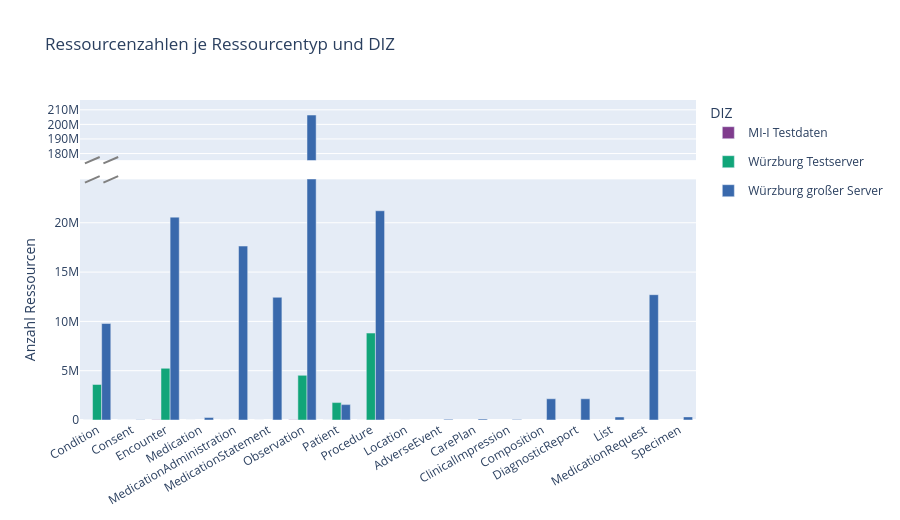

Here is the notebook cell this chart was saved with:
### Markdown cell above
### 1a. Ressourcenzahlen je Ressourcentyp

Anzahl Ressourcen je Typ und DIZ. Quelle: `01_summary.csv` → `total_resources`.

### Code cell
# ── 1a. Ressourcenzahlen pro DIZ ─────────────────────────────────────────
if not df_summary.empty:
    _vals = np.sort(df_summary["total_resources"].values.astype(float))
    _gaps = np.diff(_vals) / (_vals[:-1] + 1)
    _bi = int(np.argmax(_gaps))
    _needs_break = len(_gaps) > 0 and _gaps[_bi] > 2.0

    if _needs_break:
        _break_lo = _vals[_bi] * 1.15
        _break_hi = _vals[_bi + 1] * 0.85
        _y_max    = _vals[-1] * 1.05

        fig = make_subplots(
            rows=2, cols=1, shared_xaxes=True,
            vertical_spacing=0.06,
            row_heights=[0.2, 0.8]
        )
        for diz_name in LOADED_DIZ:
            sub = df_summary[df_summary["diz"] == diz_name]
            kw = dict(
                name=diz_name,
                x=sub["resource_type"].tolist(),
                y=sub["total_resources"].tolist(),
                marker_color=COLOR_MAP[diz_name],
                offsetgroup=diz_name,
            )
            fig.add_trace(go.Bar(**kw, showlegend=False, legendgroup=diz_name), row=1, col=1)
            fig.add_trace(go.Bar(**kw, showlegend=True,  legendgroup=diz_name), row=2, col=1)

        fig.update_yaxes(range=[_break_hi, _y_max], row=1, col=1)
        fig.update_yaxes(range=[0, _break_lo],      row=2, col=1, title_text="Anzahl Ressourcen")
        fig.update_xaxes(tickangle=-30)

        # Break-Markierungen an der Y-Achse (diagonale Linien)
        _avail    = 1.0 - 0.06
        _y_lo_top = 0.8 * _avail            # oberes Ende des unteren Panels
        _y_hi_bot = _y_lo_top + 0.06        # unteres Ende des oberen Panels
        _dw, _dh  = 0.012, 0.010
        for _yc in [_y_lo_top, _y_hi_bot]:
            for _xc in [0.02, 0.05]:
                fig.add_shape(
                    type="line", xref="paper", yref="paper",
                    x0=_xc - _dw, y0=_yc - _dh,
                    x1=_xc + _dw, y1=_yc + _dh,
                    line=dict(color="gray", width=2),
                )

        fig.update_layout(
            barmode="group", height=520, legend_title="DIZ",
            title_text="Ressourcenzahlen je Ressourcentyp und DIZ",
        )
    else:
        fig = px.bar(
            df_summary,
            x="resource_type", y="total_resources", color="diz",
            barmode="group", color_discrete_map=COLOR_MAP,
            title="Ressourcenzahlen je Ressourcentyp und DIZ",
            labels={"total_resources": "Anzahl Ressourcen", "resource_type": "Ressourcentyp", "diz": "DIZ"},
            height=450,
        )
        fig.update_layout(xaxis_tickangle=-30)

    fig.show()

### Figure 1 — Plotly figure (JSON) as saved in the notebook; plotly's stock layout.template omitted (floating-point values rounded to 4 significant figures)
{"data": [{"legendgroup": "MI-I Testdaten", "marker": {"color": "rgb(127, 60, 141)"}, "name": "MI-I Testdaten", "offsetgroup": "MI-I Testdaten", "showlegend": false, "x": ["Condition", "Consent", "Encounter", "Medication", "MedicationAdministration", "MedicationStatement", "Observation", "Patient", "Procedure"], "y": [12342, 9687, 24321, 242, 165, 3600, 19174, 12101, 47], "type": "bar", "xaxis": "x", "yaxis": "y"}, {"legendgroup": "MI-I Testdaten", "marker": {"color": "rgb(127, 60, 141)"}, "name": "MI-I Testdaten", "offsetgroup": "MI-I Testdaten", "showlegend": true, "x": ["Condition", "Consent", "Encounter", "Medication", "MedicationAdministration", "MedicationStatement", "Observation", "Patient", "Procedure"], "y": [12342, 9687, 24321, 242, 165, 3600, 19174, 12101, 47], "type": "bar", "xaxis": "x2", "yaxis": "y2"}, {"legendgroup": "Würzburg Testserver", "marker": {"color": "rgb(17, 165, 121)"}, "name": "Würzburg Testserver", "offsetgroup": "Würzburg Testserver", "showlegend": false, "x": ["Condition", "Consent", "Encounter", "Location", "Observation", "Patient", "Procedure"], "y": [3604536, 276, 5241441, 678, 4527727, 1766849, 8815632], "type": "bar", "xaxis": "x", "yaxis": "y"}, {"legendgroup": "Würzburg Testserver", "marker": {"color": "rgb(17, 165, 121)"}, "name": "Würzburg Testserver", "offsetgroup": "Würzburg Testserver", "showlegend": true, "x": ["Condition", "Consent", "Encounter", "Location", "Observation", "Patient", "Procedure"], "y": [3604536, 276, 5241441, 678, 4527727, 1766849, 8815632], "type": "bar", "xaxis": "x2", "yaxis": "y2"}, {"legendgroup": "Würzburg großer Server", "marker": {"color": "rgb(57, 105, 172)"}, "name": "Würzburg großer Server", "offsetgroup": "Würzburg großer Server", "showlegend": false, "x": ["AdverseEvent", "CarePlan", "ClinicalImpression", "Composition", "Condition", "Consent", "DiagnosticReport", "Encounter", "List", "Medication", "MedicationAdministration", "MedicationRequest", "MedicationStatement", "Observation", "Patient", "Procedure", "Specimen"], "y": [64364, 96105, 46000, 2151484, 9784085, 24846, 2151484, 20572603, 305510, 249766, 17639983, 12708968, 12442056, 206416835, 1559225, 21220198, 316335], "type": "bar", "xaxis": "x", "yaxis": "y"}, {"legendgroup": "Würzburg großer Server", "marker": {"color": "rgb(57, 105, 172)"}, "name": "Würzburg großer Server", "offsetgroup": "Würzburg großer Server", "showlegend": true, "x": ["AdverseEvent", "CarePlan", "ClinicalImpression", "Composition", "Condition", "Consent", "DiagnosticReport", "Encounter", "List", "Medication", "MedicationAdministration", "MedicationRequest", "MedicationStatement", "Observation", "Patient", "Procedure", "Specimen"], "y": [64364, 96105, 46000, 2151484, 9784085, 24846, 2151484, 20572603, 305510, 249766, 17639983, 12708968, 12442056, 206416835, 1559225, 21220198, 316335], "type": "bar", "xaxis": "x2", "yaxis": "y2"}], "layout": {"xaxis": {"anchor": "y", "domain": [0.0, 1.0], "matches": "x2", "showticklabels": false, "tickangle": -30}, "yaxis": {"anchor": "x", "domain": [0.812, 1.0], "range": [175500000.0, 216700000.0]}, "xaxis2": {"anchor": "y2", "domain": [0.0, 1.0], "tickangle": -30}, "yaxis2": {"anchor": "x2", "domain": [0.0, 0.752], "title": {"text": "Anzahl Ressourcen"}, "range": [0, 24400000.0]}, "shapes": [{"line": {"color": "gray", "width": 2}, "type": "line", "x0": 0.008, "x1": 0.032, "xref": "paper", "y0": 0.742, "y1": 0.762, "yref": "paper"}, {"line": {"color": "gray", "width": 2}, "type": "line", "x0": 0.038, "x1": 0.062, "xref": "paper", "y0": 0.742, "y1": 0.762, "yref": "paper"}, {"line": {"color": "gray", "width": 2}, "type": "line", "x0": 0.008, "x1": 0.032, "xref": "paper", "y0": 0.802, "y1": 0.822, "yref": "paper"}, {"line": {"color": "gray", "width": 2}, "type": "line", "x0": 0.038, "x1": 0.062, "xref": "paper", "y0": 0.802, "y1": 0.822, "yref": "paper"}], "title": {"text": "Ressourcenzahlen je Ressourcentyp und DIZ"}, "barmode": "group", "height": 520, "legend": {"title": {"text": "DIZ"}}}}
